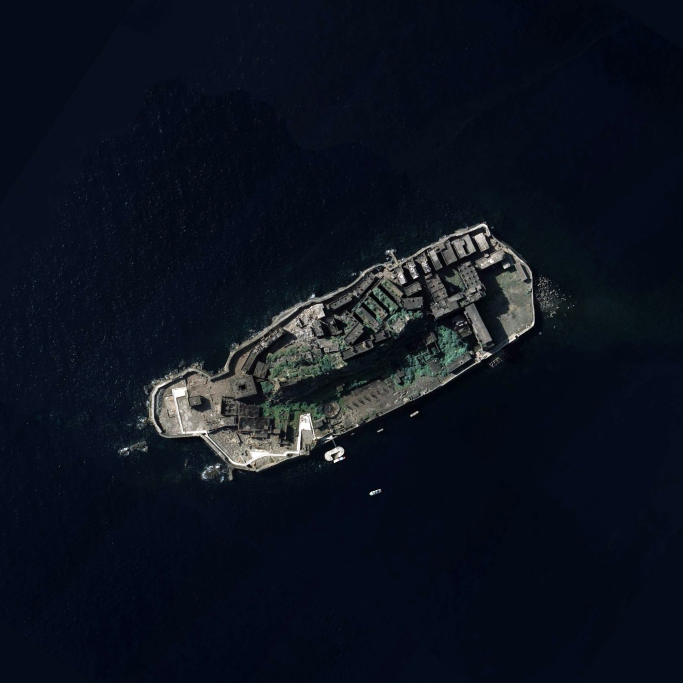
#> input picture 3d/gunkanjima-latest.jpg, 2048 x 2048 px (shown at 1/3 size)
$ python -i register_photo.py   (imports and definitions only)   (older library calls are emulated)
#> lines starting #> are read from the running program, lines starting #| are printed output that depends on the picture; after the words box and inside, x2 and y2 are one past the last pixel; in counts of white or black regions, pixels touching at a corner belong together
#> further down, picture is the input picture: shape (2048, 2048, 3); mean B, G, R 31, 19.3, 13
"""Register a single aerial photograph of Hashima to the 1962 crop.

First try SIFT. Photos from other seasons defeat it (January 1975 has long shadows where May 1962
had short ones), so fall back to the island itself: line up the two island outlines with a
similarity transform, then refine with ECC on edge images, which follows the sea wall and the
building outlines rather than the shadows.
"""
import math

import cv2
import numpy as np
from scipy import ndimage


def largest(m):
    m = ndimage.binary_closing(m, structure=np.ones((9, 9)))
    m = ndimage.binary_opening(m, structure=np.ones((5, 5)))
    m = ndimage.binary_fill_holes(m)
    lab, n = ndimage.label(m)
    if n == 0:
        return m
    return lab == (1 + int(np.argmax(ndimage.sum(m, lab, range(1, n + 1)))))


def island_mask(img):
    """Island = bright or textured against a darker, smoother sea (works for grey and colour)."""
    if img.ndim == 3:
        hsv = cv2.cvtColor(img, cv2.COLOR_BGR2HSV)
#> hsv: shape (2048, 2048, 3); mean H, S, V 105.4, 190.3, 31.7
        sat = cv2.GaussianBlur(hsv[..., 1], (0, 0), 2.0)
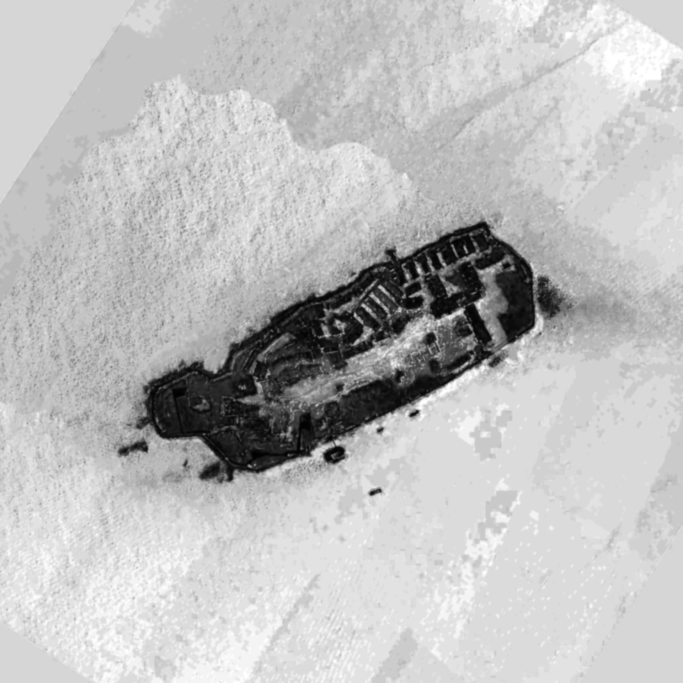
#> sat: shape (2048, 2048) (shown at 1/3 size); min 0, max 255, mean 190.3
        t, _ = cv2.threshold(sat, 0, 255, cv2.THRESH_BINARY + cv2.THRESH_OTSU)
#> t = 126
        grey = cv2.cvtColor(img, cv2.COLOR_BGR2GRAY)
        m_col = sat < t
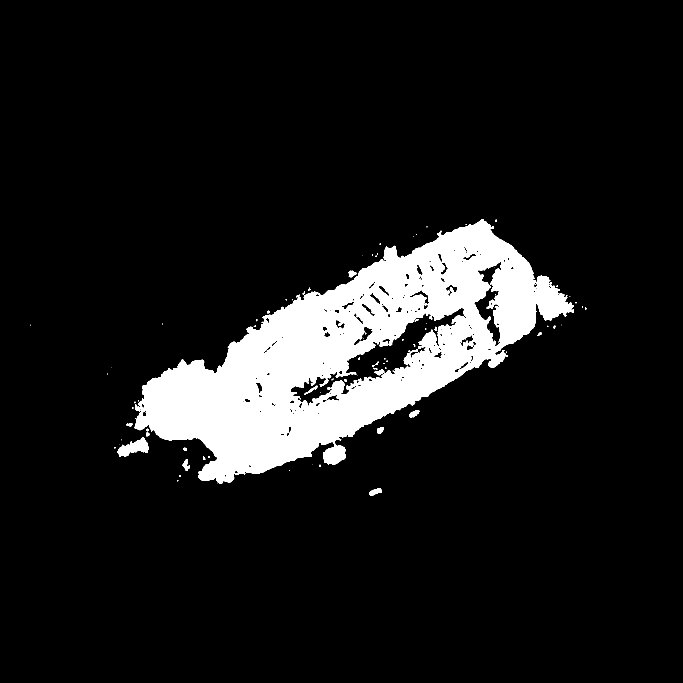
#> m_col: shape (2048, 2048) bool (shown at 1/3 size); 10.1% white; 94 white regions (58 under 20 px), largest, box (x1, y1, x2, y2) and area: (404, 657, 1722, 1451) 415771, (353, 1311, 445, 1371) 2799, (1108, 1465, 1145, 1487) 493
    else:
        grey, m_col = img, None
    blur = cv2.GaussianBlur(grey, (0, 0), 2.0).astype(np.float32)
    mean = cv2.boxFilter(blur, -1, (21, 21))
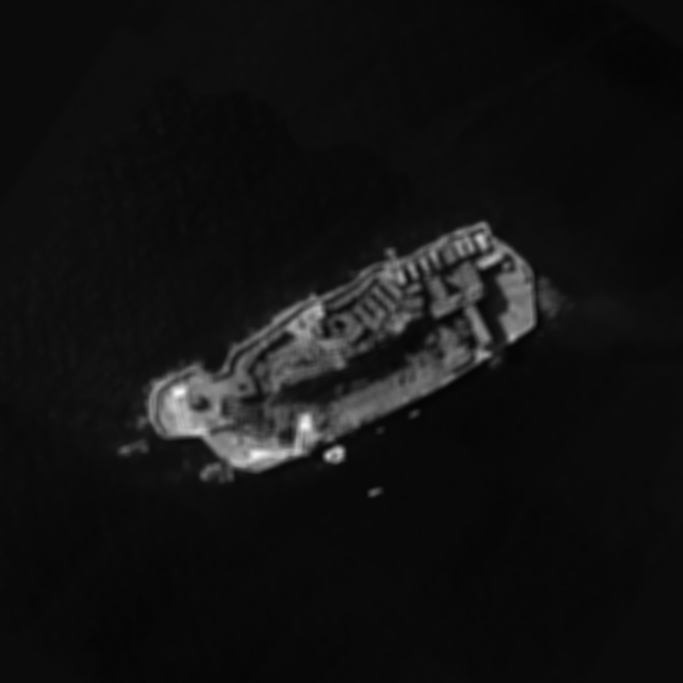
#> mean: shape (2048, 2048) float32 (shown at 1/3 size); min 4.66, max 249.1, mean 19
    std = np.sqrt(np.maximum(cv2.boxFilter(blur * blur, -1, (21, 21)) - mean * mean, 0))
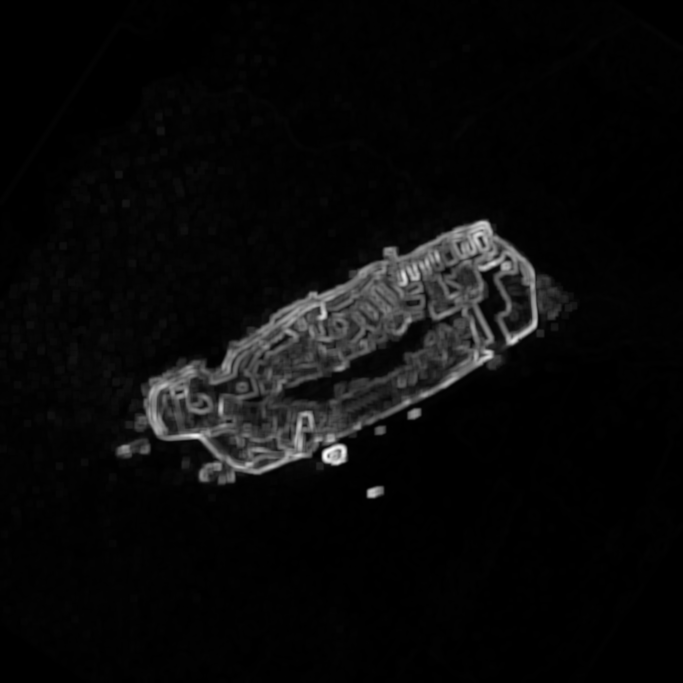
#> std: shape (2048, 2048) float32 (shown at 1/3 size); min 0, max 93.18, mean 3.9; drawn with min black and max white
    t_int, _ = cv2.threshold(blur.astype(np.uint8), 0, 255, cv2.THRESH_BINARY + cv2.THRESH_OTSU)
#> t_int = 63
    m = (blur > t_int) | (std > 14)
#> m: shape (2048, 2048) bool; 10.4% white; 22 white regions (11 under 20 px), largest, box (x1, y1, x2, y2) and area: (403, 657, 1682, 1454) 427985, (348, 1316, 451, 1374) 3907, (1099, 1458, 1152, 1496) 1660
    if m_col is not None:
        m = m & m_col if (m & m_col).sum() > 0.3 * m.sum() else m
#> m: shape (2048, 2048) bool; 9.5% white; 38 white regions (23 under 20 px), largest, box (x1, y1, x2, y2) and area: (404, 657, 1682, 1451) 392155, (353, 1316, 445, 1370) 2697, (1108, 1465, 1145, 1487) 493
    return largest(m)
#> in largest, `m = ndimage.binary_closing(m, structure=np.ones((9, 9)))`: m: shape (2048, 2048) bool; 9.8% white; 12 white regions (5 under 20 px), largest, box (x1, y1, x2, y2) and area: (404, 657, 1682, 1451) 408871, (353, 1316, 445, 1370) 2821, (1108, 1465, 1145, 1487) 493
#> in largest, `m = ndimage.binary_opening(m, structure=np.ones((5, 5)))`: m: shape (2048, 2048) bool; 9.8% white; 8 white regions, largest, box (x1, y1, x2, y2) and area: (404, 658, 1682, 1451) 405513, (969, 1333, 1037, 1393) 3006, (353, 1316, 445, 1369) 2803
#> in largest, `m = ndimage.binary_fill_holes(m)`:
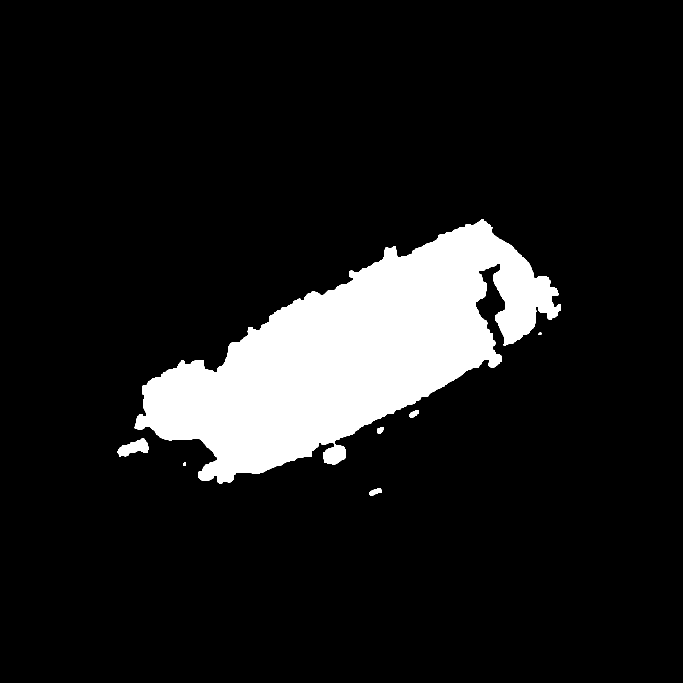
#> m: shape (2048, 2048) bool (shown at 1/3 size); 11% white; 8 white regions, largest, box (x1, y1, x2, y2) and area: (404, 658, 1682, 1451) 452250, (969, 1333, 1037, 1393) 3006, (353, 1316, 445, 1369) 2803
#> in largest, `lab, n = ndimage.label(m)`:
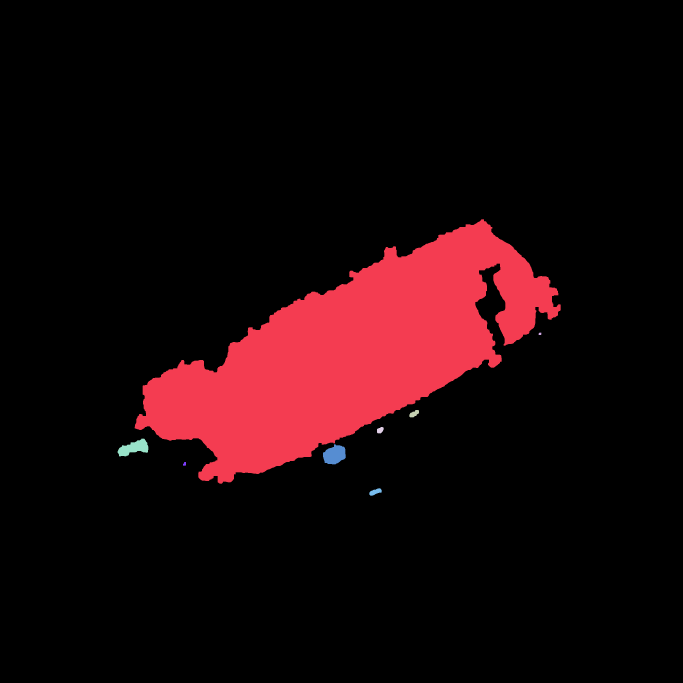
#> lab: shape (2048, 2048) int32 (shown at 1/3 size); 9 distinct labels, from 0 to 8; one colour per label, 0 black
#> in largest, `lab, n = ndimage.label(m)`: n = 8
#> in largest, `return lab == (1 + int(np.argmax(ndimage.sum(m, lab, range(1, n + 1)))))`:
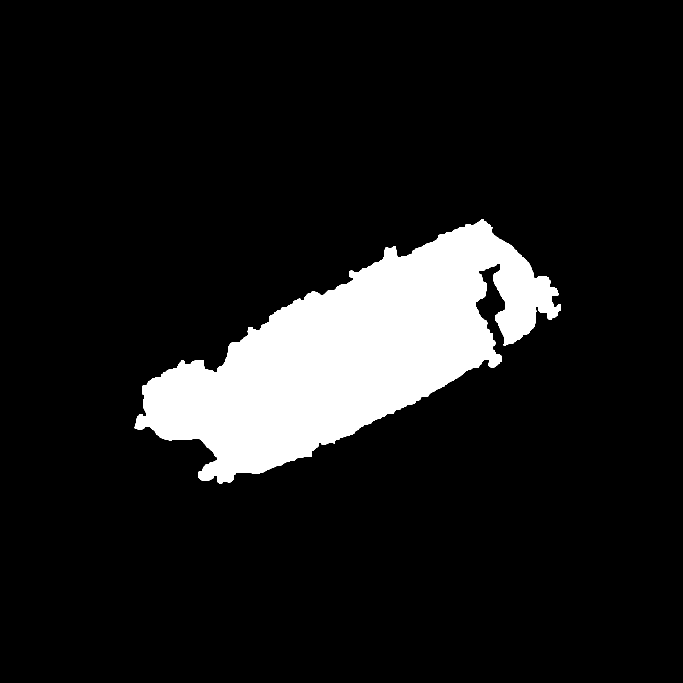
#> returned value: shape (2048, 2048) bool (shown at 1/3 size); 10.8% white; 1 white region, box (x1, y1, x2, y2) and area: (404, 658, 1682, 1451) 452250


# [69 lines left out: functions edges, outline_similarity, sift_h, register, not called in this run]

>>> import cv2
>>> picture = cv2.imread('../../3d/gunkanjima-latest.jpg')
>>> result = island_mask(picture)

$ run again, on 3d/gunkanjima-1962.jpg
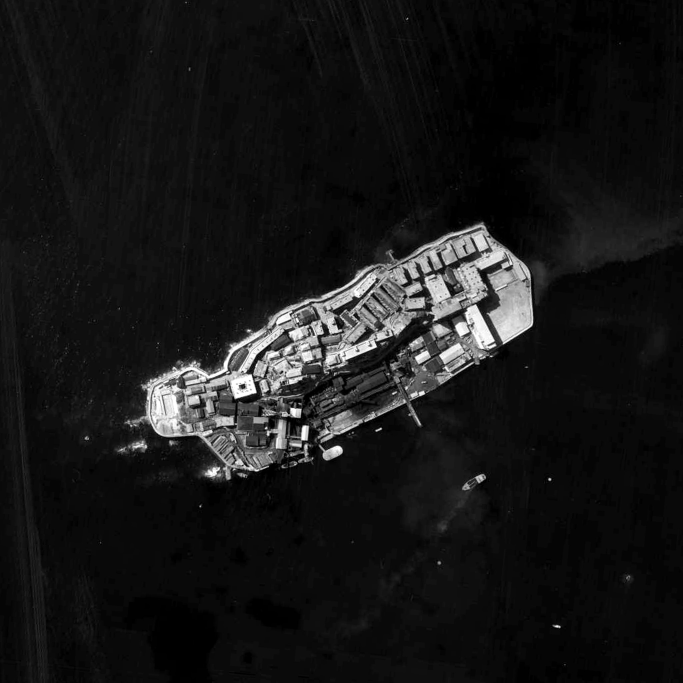
#> input picture 3d/gunkanjima-1962.jpg, 2048 x 2048 px (shown at 1/3 size)
#> picture is the input picture: shape (2048, 2048, 3); min 0, max 255, mean 23.3
#> hsv: shape (2048, 2048, 3); mean H, S, V 0, 0, 23.3
#> sat: shape (2048, 2048); every value is 0
#> t = 0
#> t_int = 87
#> in largest, `lab, n = ndimage.label(m)`:
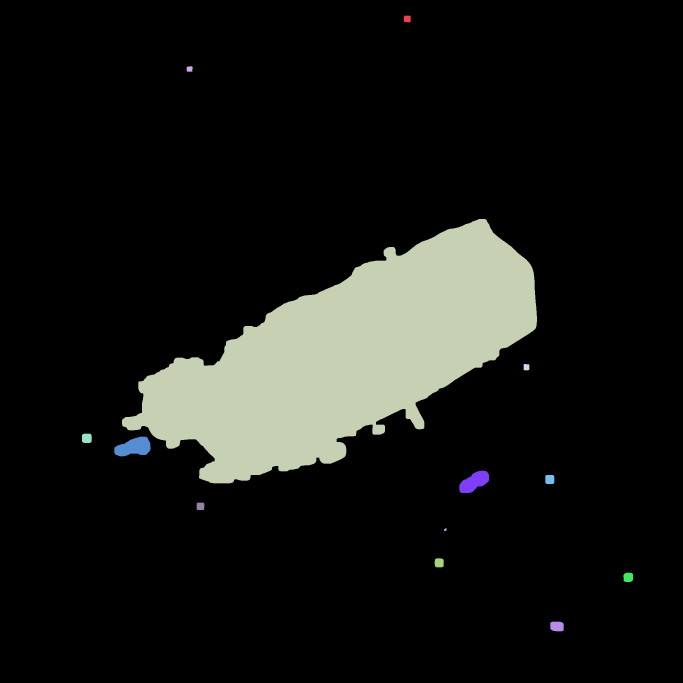
#> lab: shape (2048, 2048) int32 (shown at 1/3 size); 14 distinct labels, from 0 to 13; one colour per label, 0 black
#> n = 13
#> in largest, `return lab == (1 + int(np.argmax(ndimage.sum(m, lab, range(1, n + 1)))))`:
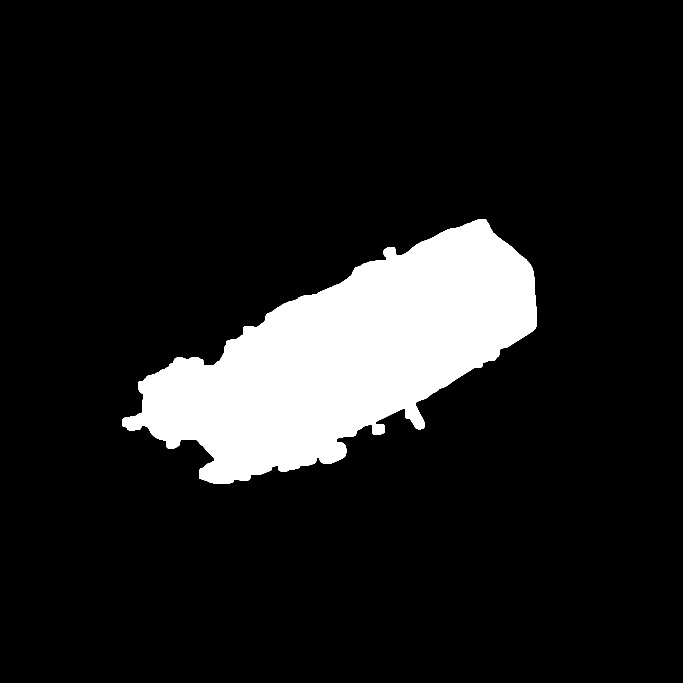
#> returned value: shape (2048, 2048) bool (shown at 1/3 size); 11.6% white; 1 white region, box (x1, y1, x2, y2) and area: (366, 657, 1611, 1450) 487595
